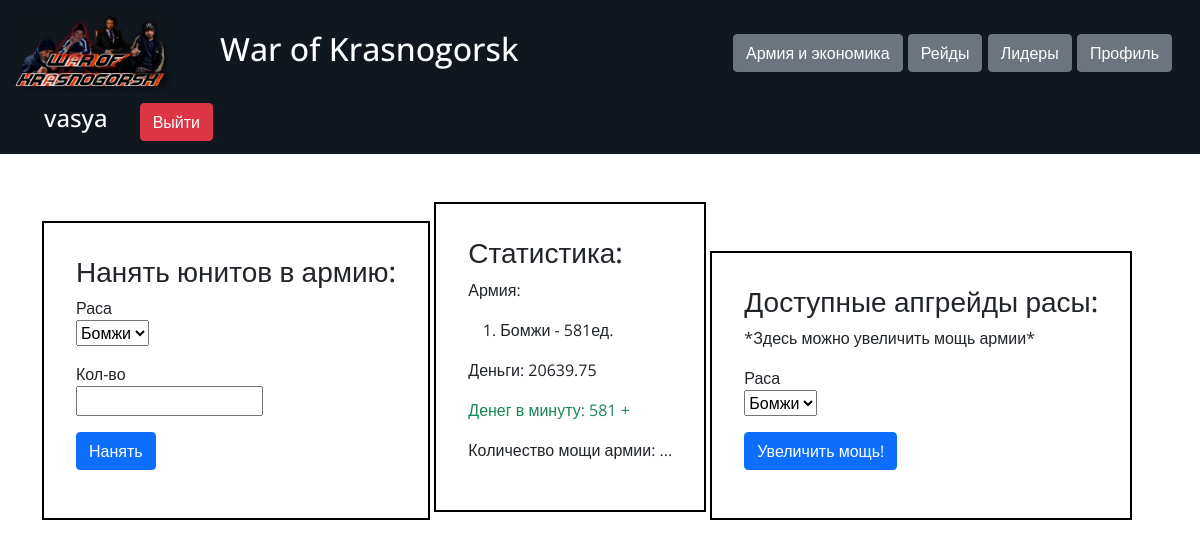
The page / (signed in) on the database its author committed.
### data/users.py (models this page shows, shortened)
class User(SqlAlchemyBase, UserMixin):
    __tablename__ = 'users'
    id = sa.Column(sa.Integer, primary_key=True, autoincrement=True)
    username = sa.Column(sa.String, nullable=True)
    email = sa.Column(sa.String, index=True, unique=True, nullable=True)
    hashed_password = sa.Column(sa.String, nullable=True)
    created_date = sa.Column(sa.DateTime, default=datetime.datetime.now)
    player = orm.relation('Player', uselist=False, back_populates='user')

### data/races.py (models this page shows)
class Race(SqlAlchemyBase):
    __tablename__ = 'races'
    id = sa.Column(sa.Integer, primary_key=True, autoincrement=True)
    title = sa.Column(sa.String, nullable=True)
    cost = sa.Column(sa.Integer, nullable=True)

### data/army.py (models this page shows)
class Army(SqlAlchemyBase):
    __tablename__ = 'army'
    id = sa.Column(sa.Integer, primary_key=True, autoincrement=True)
    player_id = sa.Column(sa.Integer, sa.ForeignKey('players.id'))
    race_id = sa.Column(sa.Integer, sa.ForeignKey('races.id'))
    number = sa.Column(sa.Integer, nullable=True)
    upgrade_lvl = sa.Column(sa.Integer, nullable=True)
    race = orm.relation('Race')
    player = orm.relation('Player', back_populates='army')

### data/players.py (models this page shows)
class Player(SqlAlchemyBase):
    __tablename__ = 'players'
    id = sa.Column(sa.Integer, primary_key=True, autoincrement=True)
    user_id = sa.Column(sa.Integer, sa.ForeignKey('users.id'))
    start_race_id = sa.Column(sa.Integer, sa.ForeignKey('races.id'))
    money = sa.Column(sa.Integer, nullable=True)
    user = orm.relation('User', back_populates='player')
    start_race = orm.relation('Race')
    army = orm.relation('Army', back_populates='player')

### server.py (the view, shortened to what this page needs)
@app.route('/', methods=['GET', 'POST'])
def root():
    if current_user.is_authenticated:
        if not current_user.player:
            return render_template('main.html')
        db_sess = db_session.create_session()
        message_buy, message_upg = '', ''
        other = ([(x.race.title, x.number) for x in current_user.player.army], current_user.player.money,
                 sum([x.number for x in current_user.player.army]))
        player = db_sess.query(Player).get(current_user.id)
        available_races = [army.race_id for army in player.army]
        buy_form = BuyForm()
        buy_form.race.choices = list(filter(lambda x: x[0] in available_races, buy_form.race.choices))
        available_races = [army.race_id for army in player.army]
        upgrade_form = UpgradeForm()
        upgrade_form.race_upg.choices = list(filter(lambda x: x[0] in available_races, upgrade_form.race_upg.choices))
        return render_template('main.html', buy_form=buy_form, upgrade_form=upgrade_form, other=other,
                               message_buy=message_buy, message_upg=message_upg)
    return render_template('index.html')

### forms/buy.py
class BuyForm(FlaskForm):
    race = SelectField('Раса', choices=[
        (1, 'Бомжи'), (2, 'Интеллигенты'), (3, 'Гопники'), (4, 'Кавказцы')
    ], validators=[DataRequired()])
    number = IntegerField('Кол-во', validators=[DataRequired()])
    submit = SubmitField('Нанять')

### forms/upgrade.py
class UpgradeForm(FlaskForm):
    race_upg = SelectField('Раса', choices=[
        (1, 'Бомжи'), (2, 'Интеллигенты'), (3, 'Гопники'), (4, 'Кавказцы')
    ], validators=[DataRequired()])
    submit_upg = SubmitField('Увеличить мощь!')

### data/db_session.py (called while the page is built)
def create_session() -> Session:
    global __factory
    return __factory()

### server.py (called while the page is built)
@login_manager.user_loader
def load_user(user_id):
    db_sess = db_session.create_session()
    return db_sess.query(User).get(user_id)

### templates/main.html (shortened to what this page needs)
{% extends "base.html" %}
{% block content %}
{% if not current_user.player %}
    <h2 style="text-align: center">Выбери свой район</h2>
    <img src="{{ url_for('static', filename='img/all_map.svg') }}" class="main-logo">
    <div class="card-group">
        <div class="card" style="width: 18rem;">
          <img class="card-img-top" src="{{ url_for('static', filename='img/chernevo-1.svg') }}" alt="Card image cap">
          <div class="card-body">
            <h5 class="card-title">Чернево - 1</h5>
            <p class="card-text">Основания масса жителей чернево-1 - это бомжи.
                Выбери этот район и почувствую мощь среди бомжей</p>
            <a href="/choose_area/1" class="btn btn-primary">Выбрать!</a>
          </div>
        </div>
        <div class="card" style="width: 18rem;">
          <img class="card-img-top" src="{{ url_for('static', filename='img/chernevo-2.svg') }}" alt="Card image cap">
          <div class="card-body">
            <h5 class="card-title">Чернево - 2</h5>
            <p class="card-text">Жители Чернево-2 - интеллегенты, с ними ты сможешь научить город жить</p>
            <a href="/choose_area/2" class="btn btn-primary">Выбрать!</a>
          </div>
        </div>
        <div class="card" style="width: 18rem;">
          <img class="card-img-top" src="{{ url_for('static', filename='img/bruski.svg') }}" alt="Card image cap">
          <div class="card-body">
            <h5 class="card-title">Брусчатый посёлок</h5>
            <p class="card-text">Брусчатый посёлок или же Бруски захвачены гопниками,
                поэтому ты спокойно сможешь всех спрашивать за жизнь</p>
            <a href="/choose_area/3" class="btn btn-primary">Выбрать!</a>
          </div>
        </div>
        <div class="card" style="width: 18rem;">
          <img class="card-img-top" src="{{ url_for('static', filename='img/emeralds_hills.svg') }}" alt="Card image cap">
          <div class="card-body">
            <h5 class="card-title">Изумрудные холмы</h5>
            <p class="card-text">Кавказцы расположились в Изумрудных холмах,
                удивительно ведь они не знают даже русского языка!</p>
            <a href="/choose_area/4" class="btn btn-primary">Выбрать!</a>
          </div>
        </div>
    </div>
{% else %}
    <div class="main-block">
        <h3>Нанять юнитов в армию:</h3>
        <form action="" method="post">
            <p>
                {{ buy_form.race.label }}<br>
                {{ buy_form.race }}<br>
            </p>
            <p>
                {{ buy_form.number.label }}<br>
                {{ buy_form.number }}<br>
            </p>
            <p>{{ buy_form.submit(type="submit", class="btn btn-primary") }}</p>
        </form>
    </div>
    <div class="main-block">
        <h3>Статистика:</h3>
        <p>Армия:</p>
        <ol>
        {% for item in other[0] %}
            <li>{{ item[0] }} - {{ item[1] }}ед.</li>
        {% endfor %}
        </ol>
        <p>Деньги: {{ other[1] }}</p>
        <p class="text-success">Денег в минуту: {{ other[2] }} +</p>
        <p>Количество мощи армии: ...</p>
    </div>
    <div class="main-block">
        <h3>Доступные апгрейды расы:</h3>
        <p>*Здесь можно увеличить мощь армии*</p>
        <form action="" method="post">
            <p>
                {{ upgrade_form.race_upg.label }}<br>
                {{ upgrade_form.race_upg }}<br>
            </p>
            <p>{{ upgrade_form.submit_upg(type="submit", class="btn btn-primary") }}</p>
        </form>
    </div>
{% endif %}
{% endblock %}

### templates/base.html (shortened to what this page needs)
<!DOCTYPE html>
<html lang="en">
<head>
    <link href="https://cdn.jsdelivr.net/npm/bootstrap@5.0.0-beta1/dist/css/bootstrap.min.css" rel="stylesheet"
>
    <link href="{{ url_for('static', filename='css/style.css') }}" rel="stylesheet">
</head>
<body>
    <header>
        <nav class="navbar navbar-dark">
            <div class="container-fluid">
                <a class="navbar-brand d-flex" href="/">
                    <img src="{{ url_for('static', filename='img/logo.png') }}"
                         width="160" height="80" class="d-inline-block align-text-top">
                    <h2 class="nav-title d-inline-block">War of Krasnogorsk</h2>
                </a>
                {% if current_user.is_authenticated %}
                    <div class="navbar-brand">
                        <a class="btn btn-secondary" href="/">Армия и экономика</a>
                        <a class="btn btn-secondary" href="/raid">Рейды</a>
                        <a class="btn btn-secondary" href="/leadersboard">Лидеры</a>
                        <a class="btn btn-secondary" href="/profile">Профиль</a>
                    </div>
                    <div class="navbar-brand d-flex">
                        <h4 class="nav-username">{{ current_user.username }}</h4>
                        <a class="btn btn-danger" href="/logout">Выйти</a>
                    </div>
                {% else %}
                    <div class="navbar-brand">
                        <a class="btn btn-primary" href="/register">Register</a>
                        <a class="btn btn-success" href="/login">Log in</a>
                    </div>
                {% endif %}
                </div>
        </nav>
    </header>
    <main role="main">
        <div class="container">
            {% block content %}{% endblock %}
        </div>
    </main>
</body>
</html>

### static/css/style.css (style rules this page uses)
body { font-family: 'Open Sans', sans-serif; }
header { margin-bottom: 3rem; }
.navbar { background-color: #10171f; }
.navbar-brand { align-items: center; }
.nav-title { margin-left: 3rem; }
.nav-username { margin-left: 2rem; margin-right: 2rem; }
.main-block { padding: 2rem 2rem; border: 2px solid #000; display: inline-block; }

### rows shown on the page
User: username "vasya"
Race: title "Бомжи"
Army: number "581"
Player: money "20639.75"

### other values the page prints
{{ buy_form.race.label }} "Раса"
{{ buy_form.number.label }} "Кол-во"
{{ other[2] }} "581"
{{ upgrade_form.race_upg.label }} "Раса"
